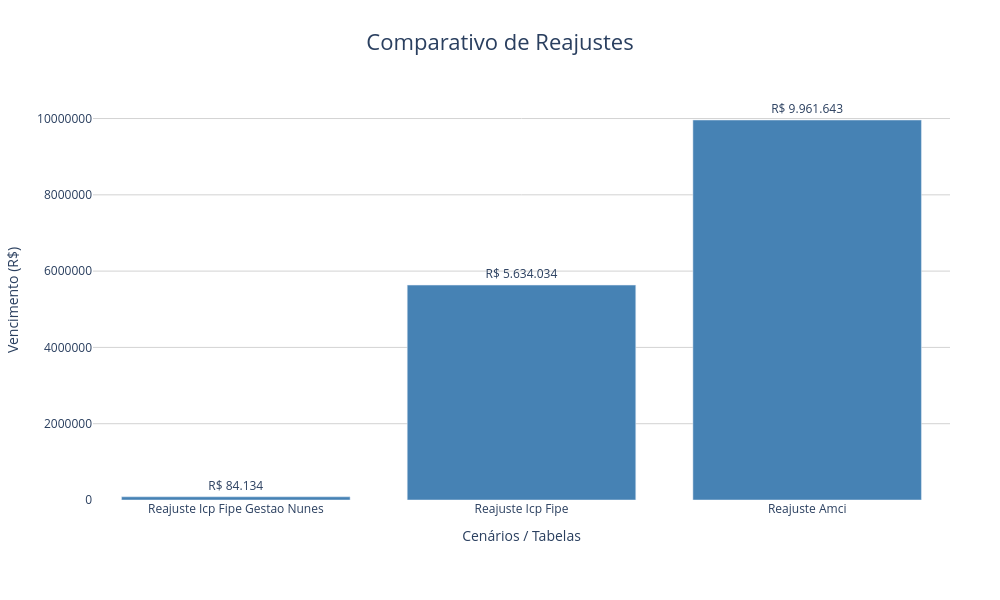

Notebook cell for this chart:
### Code cell
gerar_grafico_simples_ordenado(impacto, col_valor='Impacto orçamentário anualizado')

### Figure 1 — Plotly figure (JSON) as saved in the notebook; plotly's stock layout.template omitted (floating-point values rounded to 4 significant figures)
{"data": [{"marker": {"color": ["steelblue", "steelblue", "steelblue"]}, "text": ["R$ 84.134", "R$ 5.634.034", "R$ 9.961.643"], "textposition": "outside", "type": "bar", "x": ["Reajuste Icp Fipe Gestao Nunes", "Reajuste Icp Fipe", "Reajuste Amci"], "y": [84130.0, 5634000.0, 9962000.0]}], "layout": {"height": 600, "margin": {"b": 100, "l": 50, "r": 50, "t": 100}, "plot_bgcolor": "white", "separators": ",.", "title": {"font": {"size": 22}, "text": "Comparativo de Reajustes", "x": 0.5}, "width": 1000, "xaxis": {"tickangle": 0, "title": {"text": "Cenários / Tabelas"}}, "yaxis": {"gridcolor": "lightgrey", "showgrid": true, "tickformat": ",0f", "title": {"text": "Vencimento (R$)"}}}}
